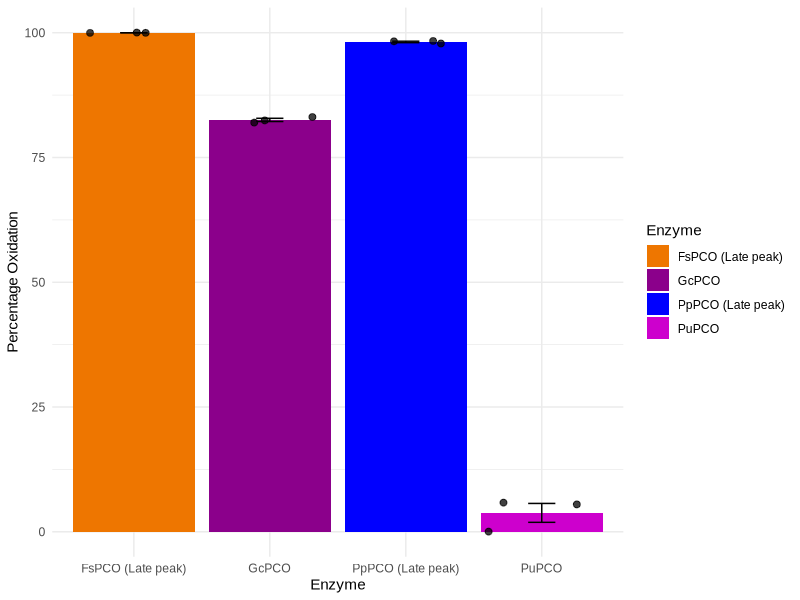
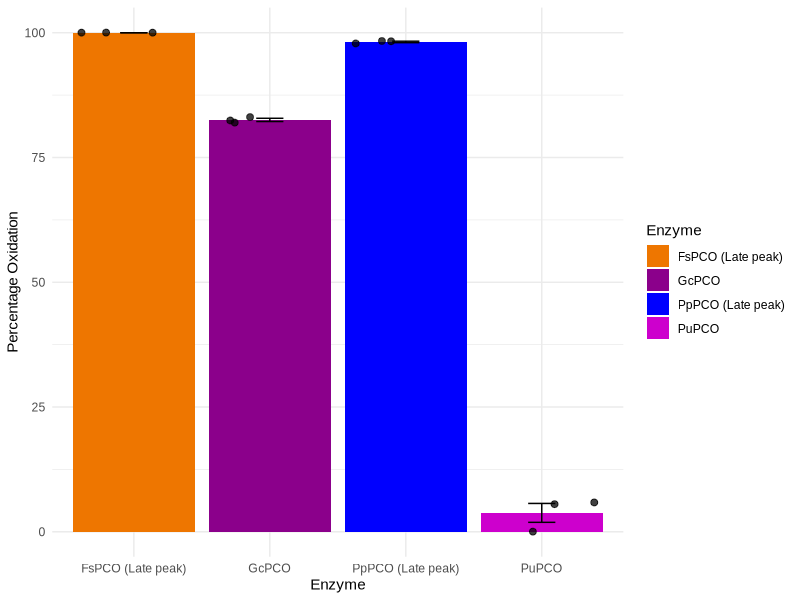

These charts were generated, in order, by the following R code:
## ---- chunk 1
library(tidyverse)
library(tidyr)
library(ggplot2)
library(ragg)
## ---- chunk 2
Pp_L_raw_data <- read.csv("Pp-L_30.01.csv")
  Pp_L_raw_data$PlateName <- as.character(Pp_L_raw_data$PlateName)
  
  class(Pp_L_raw_data$PlateName)

Pp_L_clean <- Pp_L_raw_data[complete.cases(Pp_L_raw_data$Timepoint),] %>% 
   mutate(PlateName = case_when(
PlateName == "Plate1" ~ "PpPCO (Late peak)")) %>% 
     select(-Row, -Column, -X1442.73, -X1474.73, -Injection.Time..sec., -Turnover)

Pu_raw_data <- read.csv("Pu_30.01.csv")
  Pu_raw_data$PlateName <- as.character(Pu_raw_data$PlateName)
  
  class(Pu_raw_data$PlateName)

Pu_clean <- Pu_raw_data[complete.cases(Pu_raw_data$Timepoint),] %>% 
   mutate(PlateName = case_when(
PlateName == "Plate2" ~ "PuPCO")) %>% 
   select(-Row, -Column, -X1442.73, -X1474.73, -Injection.Time..sec., -Turnover)

Gc_raw_data <- read.csv("Gc_30.01.csv")
 Gc_raw_data$PlateName <- as.character(Gc_raw_data$PlateName)
  
  class(Gc_raw_data$PlateName)

Gc_clean <- Gc_raw_data[complete.cases(Gc_raw_data$Timepoint),] %>% 
   mutate(PlateName = case_when(
PlateName == "Plate2" ~ "GcPCO")) %>% 
  select(-Row, -Column, -X1442.73, -X1474.73, -Injection.Time..sec., -Turnover)

Fs_L_raw_data <- read.csv("Fs-l_30.01.csv")
Fs_L_raw_data$PlateName <- as.character(Fs_L_raw_data$PlateName)
  
  class(Fs_L_raw_data$PlateName)

Fs_L_clean <- Fs_L_raw_data[complete.cases(Fs_L_raw_data$Timepoint),] %>% 
   mutate(PlateName = case_when(
PlateName == "30.01.26_FsPCO_sml_lrg_wash" ~ "FsPCO (Late peak)")) %>% 
     select(-Row, -Column, -X1442.73, -X1474.73, -Injection.Time..sec., -Turnover)
## ---- chunk 3
combined_ox_data <- bind_rows(Pp_L_clean, Pu_clean, Gc_clean, Fs_L_clean) 

combined_ox_data$X..Oxidation <- gsub("%", "", combined_ox_data$X..Oxidation) 

combined_ox_data$X..Oxidation <-
  parse_number(combined_ox_data$X..Oxidation)

range(combined_ox_data$X..Oxidation)
  
clean_combined_ox_data <- combined_ox_data %>% 
  subset(EM.MM0 == "EM") %>% 
  filter(Timepoint == 300) 

plot_ox_data <- clean_combined_ox_data %>% 
  group_by(PlateName) %>%
  summarise(
    mean_oxidation = mean(X..Oxidation, na.rm = TRUE),
    sd_oxidation = sd(X..Oxidation, na.rm = TRUE),
    n = n(),
    se_oxidation = sd_oxidation / sqrt(n),
    .groups = "drop")
## ---- chunk 4
enzyme_colours <- c("PpPCO (Late peak)" = "blue", "GcPCO" = "magenta4", "PuPCO" = "magenta3", "FsPCO (Late peak)" = "darkorange2")

bar_plot <- ggplot(plot_ox_data, aes(x = PlateName, y = mean_oxidation, fill = PlateName)) + 
  geom_col() +
  labs(x = "Enzyme", y = "Percentage Oxidation", fill = "Enzyme") +
  geom_errorbar(aes(ymin = mean_oxidation - se_oxidation,
                    ymax = mean_oxidation + se_oxidation),
                width = 0.2) +
  geom_jitter(data = clean_combined_ox_data,
              aes(x = PlateName,
                  y = X..Oxidation),
              width = 0.4,
              alpha = 0.75,
              size = 2,
              seed = 0,
              inherit.aes = FALSE) + 
  scale_colour_manual(values = enzyme_colours) +
  scale_fill_manual(values = enzyme_colours) +
  theme_minimal() +
  theme(text = element_text(family = "Arial"))

bar_plot

agg_png("figures/pct_ox.png", 
        width = 30,
        height = 20,
        units = "cm",
        res = 300,
        scaling = 2)

print(bar_plot)
dev.off()
